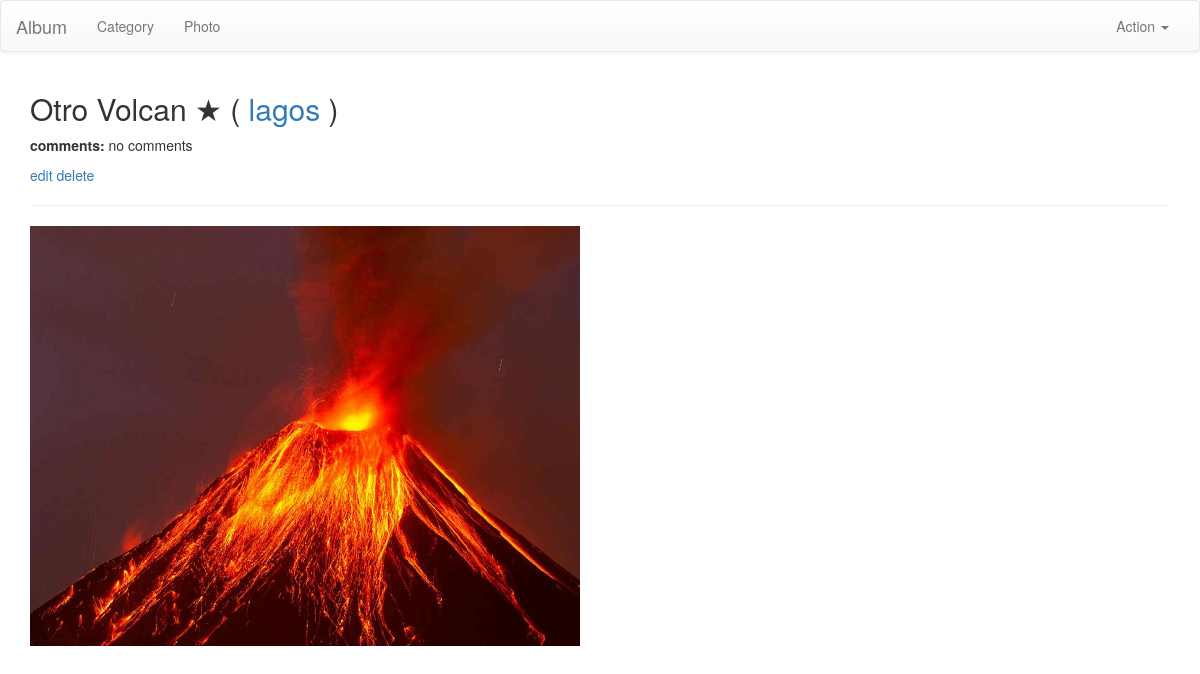
Screenshot of /album/photo/3/detail/ with the database file from the repository.
### album/models.py (models this page shows, shortened)
class Photo(models.Model):
    category = models.ForeignKey('Category', on_delete=models.PROTECT )
    title = models.CharField(max_length=50, default='No title')
    photo = models.ImageField(upload_to='photos/')
    pub_date = models.DateField(auto_now_add=True)
    favorite = models.BooleanField(default=False)
    comment = models.CharField(max_length=200, blank=True)

class Category(models.Model):
    name = models.CharField(max_length=50)
    def __str__(self):
        return self.name

### album/views.py (the view)
# urls.py: path('photo/<int:pk>/detail/', views.PhotoDetailView.as_view(), name='photo-detail'),
class PhotoDetailView(DetailView):
	model = Photo

### album/templates/album/photo_detail.html
{% extends 'base.html' %}
{% load static %}
{% block section %}
   <h2>
       {{ object.title }}
       {% if object.favorite %}
              &#9733;
       {% else %}
              &#9734;
       {% endif %}
       {% if object.category_id %}
         ( <a href="{% url "category-detail" object.category_id %}">
             {{ object.category }}
           </a> )
       {% endif %}
    </h2>
    <p><strong>comments: </strong>{{ object.comment|default:"no comments" }}</p>
    <a href="{% url "photo-update" object.id %}">edit</a>
    <a href="{% url "photo-delete" object.id %}">delete</a>
   <hr>
{% endblock section %}
{% block maincontent %}
<div>
 <div>
     <img src="{% static object.photo.url %}" style="width:550px;height:420px" />
 </div>
</div>
{% endblock maincontent %}

### rows the page displays
Photo: title "Otro Volcan", category "lagos", comment "no comments", photo (picture)
